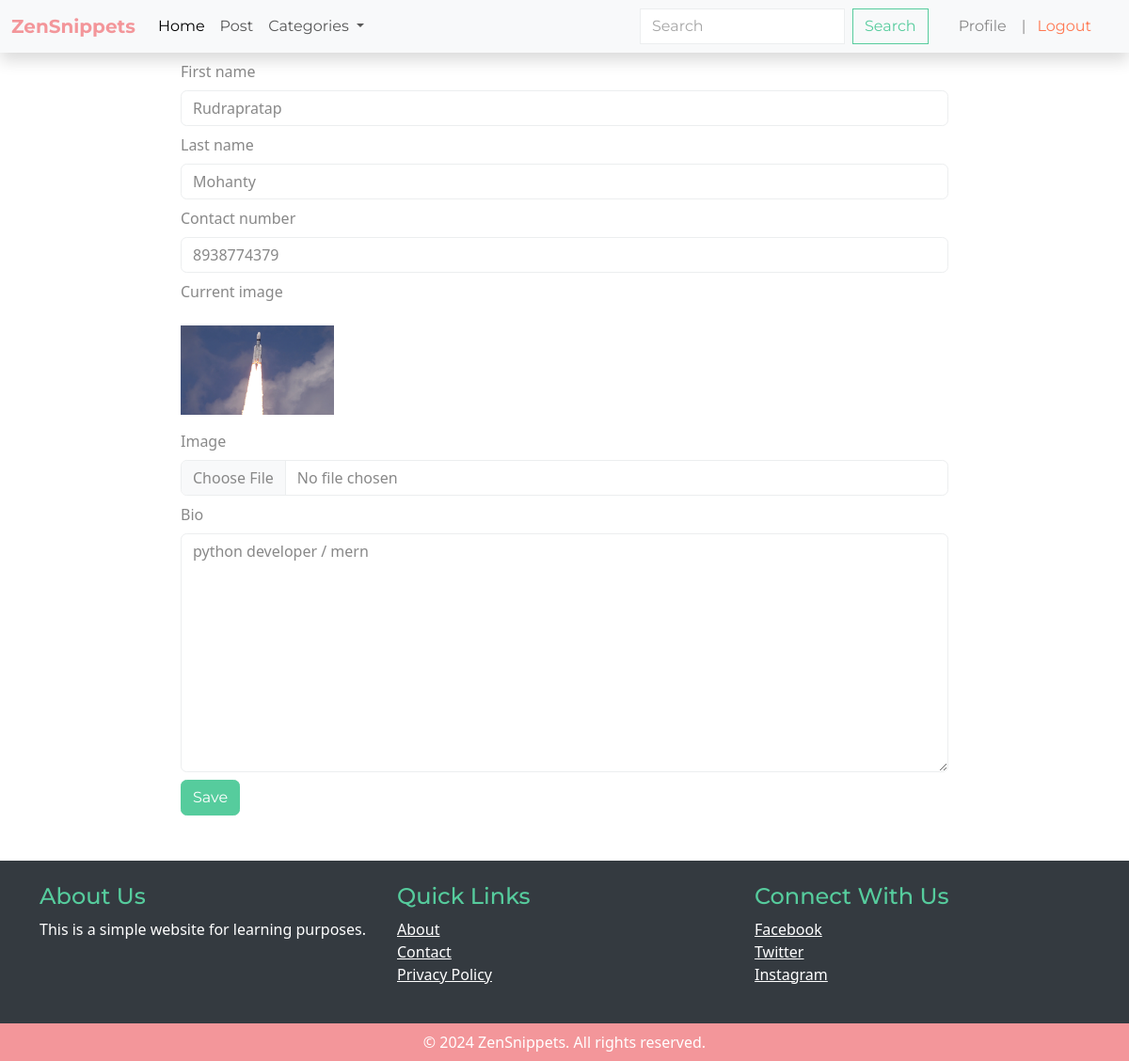
The page /users/profile/edit (signed in) on the database its author committed.
### users/models.py (models this page shows, shortened)
class Profile(models.Model):
    user = models.OneToOneField(User, on_delete=models.CASCADE)
    first_name = models.CharField(max_length=20, blank = True, null = True)
    last_name = models.CharField(max_length=20, blank = True, null = True)
    contact_number = models.CharField(max_length=20, default = '999999999')
    image = models.ImageField(upload_to= 'profile_images/' , default= 'profile.jpg')
    bio = models.TextField(max_length = 500, blank = True, null = True)

### users/views.py (the view, shortened to what this page needs)
# urls.py: path('profile/edit', edit_profile,  name='edit_profile'),
@login_required
def edit_profile(request):
    try:
        profile = request.user.profile
    except Profile.DoesNotExist:
        profile = None
    return render(request, 'users/edit_profile.html', {'profile': profile})

### article/models.py (called while the page is built)
    def __str__(self):
        return self.name

### article/views.py (called while the page is built)
def categories(request):
    categories = Category.objects.all()
    return {
        'categories': categories,
    }

### users/templates/users/edit_profile.html (shortened to what this page needs)
{% extends "base.html" %}
{% block content %}
<div style="width:70%;" class="container">
    <form action="" method= "POST" enctype="multipart/form-data">
        <div class="form-group my-2">
            <label class="form-label" for="first_name">First name</label>
            <input class="form-control" type="text" id="first_name" name="first_name" value={{profile.first_name}}>
        </div>
        <div class="form-group my-2">
            <label class="form-label" for="last_name">Last name</label>
            <input class="form-control" type="text" id="last_name" name="last_name" value= {{profile.last_name}}>
        </div>
        <div class="form-group my-2">
            <label class="form-label" for="contact_number">Contact number</label>
            <input class="form-control" type="text" id="contact_number" name="contact_number" value={{profile.contact_number}}>
        </div>
        {% if profile.image.url %}
        <span>
            <p>Current image</p>
            <img class="my-2" style="width:20%;" src="{{profile.image.url}}" alt="">
        </span>
        {% endif %}
        <div class="form-group my-2">
            <label class="form-label" for="image">Image</label>
            <input class="form-control" type="file" id="image" name="image">
        </div>
        <div class="form-group my-2">
            <label class="form-label" for="">Bio</label>
            <textarea class="form-control" name="bio" id="bio" cols="30" rows="10">{{profile.bio}}</textarea>
        </div>
        <button class="btn btn-success" type="submit">Save</button>
    </form>
</div>
{% endblock content %}

### rows shown on the page
Profile: first_name "Rudrapratap", last_name "Mohanty", contact_number "8938774379", image (picture), bio "python developer / mern"
